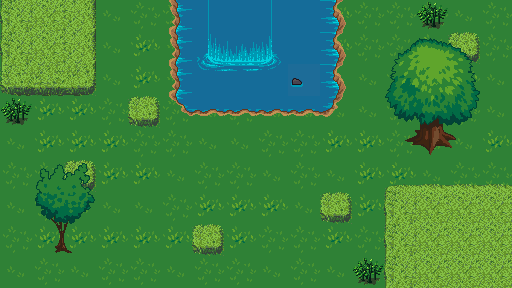

This game map was drawn from its Tiled (.tmx) file and the tilesets committed beside it. A one-line description and the full map source follow:
An orthogonal 16x9 tile map with 32x32 px tiles, 4 tile layers (Suelo, Suelo2, Suelo3, Suelo4), 2 tilesets and 5 objects.

<map version="1.0" orientation="orthogonal" renderorder="left-down" width="16" height="9" tilewidth="32" tileheight="32" nextobjectid="11">
 <properties>
  <property name="unity:scale" value=".0347" />
 </properties>
 <tileset firstgid="1" name="terrain_atlas" tilewidth="32" tileheight="32" tilecount="1024" columns="32">
  <image source="../Imagenes/terrain_atlas.png" width="1024" height="1024" />
 </tileset>
 <tileset firstgid="1025" name="colisiones" tilewidth="32" tileheight="32" tilecount="5" columns="5">
  <image source="../Imagenes/colisiones.png" width="160" height="32" />
  <tile id="0">
   <objectgroup draworder="index">
    <object id="0" x="-0.8" y="-0.8" width="33.2" height="32" />
   </objectgroup>
  </tile>
  <tile id="1">
   <objectgroup draworder="index">
    <object id="0" x="16" y="0" width="15.2" height="31.2" />
   </objectgroup>
  </tile>
  <tile id="2">
   <objectgroup draworder="index">
    <object id="0" x="0.4" y="0" width="15.6" height="31.6" />
   </objectgroup>
  </tile>
  <tile id="3">
   <objectgroup draworder="index">
    <object id="0" x="-0.4" y="8" width="31.6" height="24" />
   </objectgroup>
  </tile>
  <tile id="4">
   <objectgroup draworder="index">
    <object id="0" x="0" y="15.6" width="31.2" height="15.6" />
   </objectgroup>
  </tile>
 </tileset>
 <layer name="Suelo" width="16" height="9">
  <data encoding="csv">
182,183,182,184,183,183,183,183,184,184,182,183,183,183,184,183,
184,182,183,184,182,184,184,183,182,183,182,183,183,182,182,183,
182,184,183,184,182,184,183,182,184,182,184,184,182,184,182,184,
184,182,182,183,182,183,184,183,184,184,184,184,183,182,183,184,
184,182,182,182,183,183,184,184,183,183,182,182,183,184,184,182,
183,183,182,182,182,184,183,183,184,183,184,182,182,184,183,183,
184,183,184,184,184,183,182,182,182,184,182,182,184,184,183,184,
183,182,182,182,182,182,183,182,183,183,182,183,182,182,183,184,
184,183,184,183,183,184,183,183,184,183,184,183,183,184,183,182
</data>
 </layer>
 <layer name="Suelo2" width="16" height="9">
  <data encoding="csv">
740,741,742,0,0,0,0,0,0,0,0,0,0,0,0,0,
740,741,742,0,0,0,0,0,0,0,0,0,0,0,806,0,
772,773,774,0,0,0,0,0,0,0,0,0,0,0,0,0,
0,0,0,0,806,0,0,0,0,0,0,0,0,0,0,0,
0,0,0,0,0,0,0,0,0,0,0,0,0,0,0,0,
0,0,806,0,0,0,0,0,0,0,0,0,0,0,0,0,
0,0,0,0,0,0,0,0,0,0,806,0,0,0,0,0,
0,0,0,0,0,0,0,0,0,0,0,0,0,0,0,0,
0,0,0,0,0,0,0,0,0,0,0,0,0,0,0,0
</data>
 </layer>
 <layer name="Suelo3" width="16" height="9">
  <data encoding="csv">
0,0,0,0,0,394,395,395,395,395,396,0,0,0,0,0,
0,0,0,0,0,394,395,395,395,395,396,0,0,0,0,0,
0,0,0,0,0,394,395,395,395,395,396,0,0,0,0,0,
0,0,0,0,0,426,427,427,427,427,428,0,0,0,0,0,
0,0,0,0,0,0,0,0,0,0,0,0,0,0,0,0,
0,0,0,0,0,0,0,0,0,0,0,0,0,0,0,0,
0,0,0,0,0,0,0,0,0,0,0,0,0,0,0,0,
0,0,0,0,0,0,0,0,0,0,0,0,0,0,0,0,
0,0,0,0,0,0,0,0,0,0,0,0,0,0,0,0
</data>
 </layer>
 <layer name="Suelo4" width="16" height="9">
  <data encoding="csv">
0,0,0,0,0,0,470,471,472,0,0,0,0,906,0,0,
0,0,0,0,0,0,502,503,504,0,0,0,926,927,928,0,
0,0,0,0,0,0,534,535,536,455,0,0,958,959,960,0,
906,0,0,0,0,0,0,0,0,0,0,0,990,991,992,0,
0,0,0,0,0,0,0,0,0,0,0,0,1022,1023,1024,0,
0,956,957,0,0,0,0,0,0,0,0,0,708,709,709,709,
0,988,989,0,0,0,0,0,0,0,0,0,740,741,741,741,
0,1020,1021,0,0,0,806,0,0,0,0,0,740,741,741,741,
0,0,0,0,0,0,0,0,0,0,0,906,740,741,741,741
</data>
 </layer>
</map>
